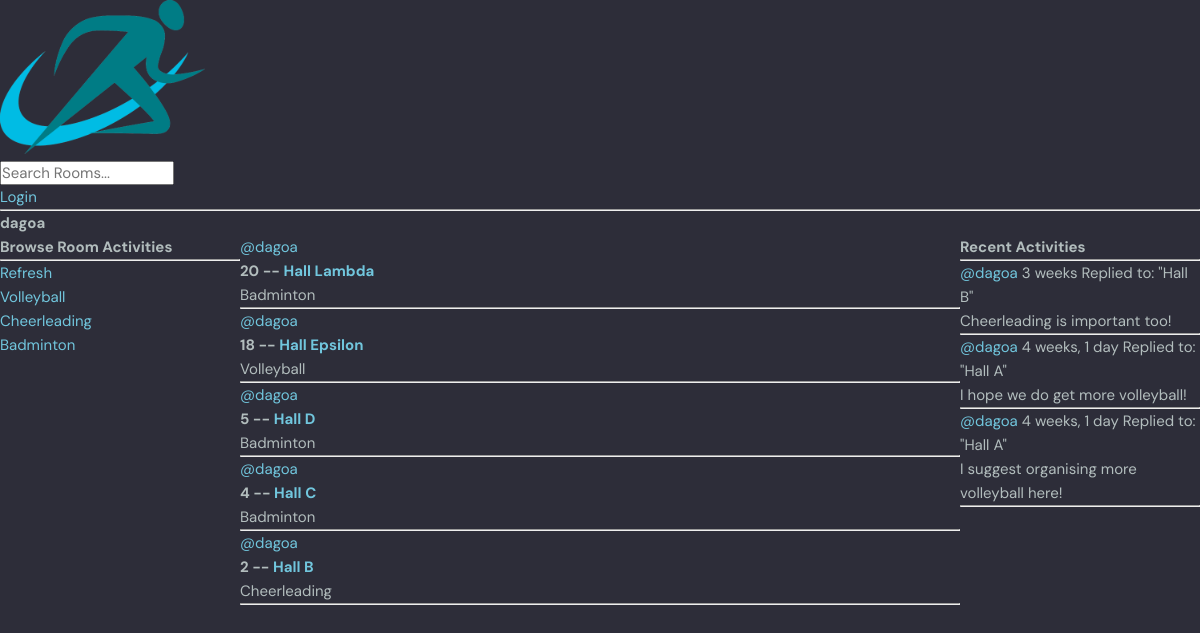
Screenshot of /staff/profile/1/ with the database file from the repository.
### base/models.py (models this page shows, shortened)
class RoomActivity(models.Model):
    name = models.CharField(max_length=150)

class Room(models.Model):
    host = models.ForeignKey(User, on_delete=models.SET_NULL, null=True)  # someone has to host the room
    roomActivity = models.ForeignKey(RoomActivity, on_delete=models.SET_NULL, null=True)  # if a room activity is
    name = models.CharField(max_length=150)
    description = models.TextField(null=True, blank=True)  # allows database description and it's submitted form to be
    participants = models.ManyToManyField(User, related_name='participants', blank=True) #store all the users active in a room
    updated = models.DateTimeField(auto_now=True)  # takes a timestamp of when this model is updated
    created = models.DateTimeField(
        auto_now_add=True)  # takes a timestamp of when this model is first created (this value never changes)
    class Meta:
        ordering = ['-updated', '-created']
    def __str__(self):
        return self.name

class Message(models.Model):
    user = models.ForeignKey(User, on_delete=models.CASCADE)  # One-to-many relationship where if a user is deleted,
    room = models.ForeignKey(Room, on_delete=models.CASCADE)  # if the parent (Room) is deleted, deleted all the
    body = models.TextField()
    updated = models.DateTimeField(auto_now=True)
    created = models.DateTimeField(auto_now_add=True)
    class Meta:
        ordering = ['-updated', '-created']
    def __str__(self):
        return self.body[0:50]  # trim it down to only include the first 50 characters of the message

### base/views.py (the view)
# urls.py: path('profile/<str:pk>/', views.userProfile, name="user-profile"),
def userProfile(request, pk):
    user = User.objects.get(id=pk)
    rooms = user.room_set.all() # get all children of a specific object
    room_messages = user.message_set.all()
    roomActivitys = RoomActivity.objects.all()
    context = {'user': user, 'rooms': rooms, 'room_messages': room_messages, 'roomActivitys': roomActivitys}
    return render(request, 'base/Profile.html', context)

### base/templates/base/Profile.html (shortened to what this page needs)
{% extends 'Main.html' %}
{% block content %}
<h1> {{user.username}} </h1>
<div class="profile-container">
    <div>
        {% include 'base/roomActivity_division.html' %}
    </div>
    <div>
        {% include 'base/feed_division.html' %}
    </div>
    <div>
        {% include 'base/activity_division.html' %}
    </div>
</div>
{% endblock content %}

### base/templates/base/roomActivity_division.html
<h3>Browse Room Activities</h3>
<hr>
<div>
    <a href="{% url 'home' %}">Refresh</a>
</div>
{% for roomActivity in roomActivitys %}
    <div>
        <a href="{% url 'home' %}?q={{roomActivity.name}}">{{roomActivity.name}}</a>
    </div>
{%  endfor %}

### base/templates/base/feed_division.html (shortened to what this page needs)
<div>
    {% for room in rooms %}
    <div>
        <a href="{%  url 'user-profile' room.host.id %}">@{{room.host.username}}</a>
        <h5>{{room.id}} -- <a href="{% url 'room' room.id %}">{{room.name}}</a></h5>
        <small>{{room.roomActivity.name}}</small>
        <hr>
        </div>
    {% endfor %}
</div>

### base/templates/base/activity_division.html (shortened to what this page needs)
<h3>Recent Activities</h3>
<hr>
{% for message in room_messages %}
<div>
    <small><a href="{% url 'user-profile' message.user.id %}">@{{message.user}}</a> {{message.created|timesince}}</small>
    <small>Replied to: "{{message.room}}"</small>
    <p>{{message}}</p>
    <hr>
</div>
{% endfor %}

### static/styles/style3.css (style rules this page uses)
:root { --color-main: #71c6dd; --color-main-light: #e1f6fb; --color-dark: #3f4156; --color-dark-medium: #51546e; --color-dark-light: #696d97; --color-light: #e5e5e5; --color-gray: #8b8b8b; --color-light-gray: #b2bdbd; --color-bg: #2d2d39; --color-success: #5dd693; --color-error: #fc4b0b; }
* { font-family: "DM Sans", -apple-system, BlinkMacSystemFont, "Segoe UI", Roboto, Oxygen, Ubuntu, Cantarell, "Open Sans", "Helvetica Neue", sans-serif; margin: 0; padding: 0; box-sizing: border-box; text-rendering: optimizeLegibility; font-size: inherit; }
html { font-size: 56.25%; }
@media only screen and (min-width: 1200px) { html { font-size: 62.5%; } }
body { line-height: 1.6; font-weight: 400; font-size: 1.5rem; color: var(--color-light-gray); background-color: var(--color-bg); min-height: 100vh; }
a { display: inline-block; color: var(--color-main); text-decoration: none; }

### base/templates/base/Profile.html (style rules this page uses)
.profile-container { display: grid; grid-template-columns: 1fr 3fr 1fr; }

### rows the page displays
RoomActivity: name "Volleyball"
RoomActivity: name "Cheerleading"
RoomActivity: name "Badminton"
Room: host.username "dagoa", id "20", name "Hall Lambda", roomActivity.name "Badminton"
Room: host.username "dagoa", id "18", name "Hall Epsilon", roomActivity.name "Volleyball"
Room: host.username "dagoa", id "5", name "Hall D", roomActivity.name "Badminton"
Room: host.username "dagoa", id "4", name "Hall C", roomActivity.name "Badminton"
Room: host.username "dagoa", id "2", name "Hall B", roomActivity.name "Cheerleading"
Message: user "dagoa", created "3 weeks", room "Hall B", body "Cheerleading is important too!"
Message: user "dagoa", created "4 weeks, 1 day", room "Hall A", body "I hope we do get more volleyball!"
Message: user "dagoa", created "4 weeks, 1 day", room "Hall A", body "I suggest organising more volleyball here!"

### other values shown
{{ user.username }} "dagoa"
